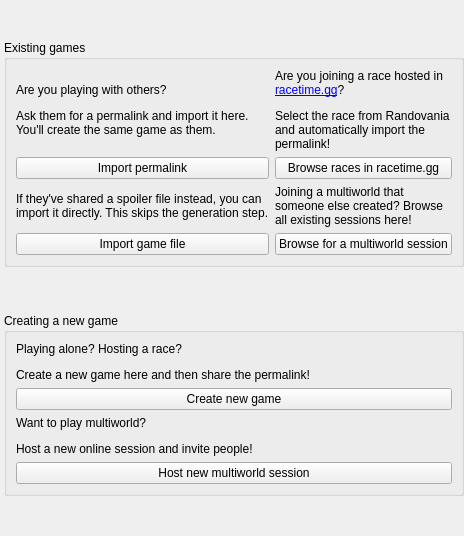
      <widget class="QWidget" name="tab_play">
       <attribute name="title">
        <string>Play</string>
       </attribute>
       <layout class="QVBoxLayout" name="play_layout">
        <property name="leftMargin">
         <number>4</number>
        </property>
        <property name="topMargin">
         <number>0</number>
        </property>
        <property name="rightMargin">
         <number>0</number>
        </property>
        <property name="bottomMargin">
         <number>0</number>
        </property>
        <item>
         <spacer name="play_top_spacer">
          <property name="orientation">
           <enum>Qt::Vertical</enum>
          </property>
          <property name="sizeHint" stdset="0">
           <size>
            <width>20</width>
            <height>40</height>
           </size>
          </property>
         </spacer>
        </item>
        <item>
         <widget class="QGroupBox" name="play_existing_permalink_group">
          <property name="title">
           <string>Existing games</string>
          </property>
          <layout class="QGridLayout" name="play_existing_permalink_layout">
           <item row="1" column="0">
            <widget class="QPushButton" name="import_permalink_button">
             <property name="text">
              <string>Import permalink</string>
             </property>
            </widget>
           </item>
           <item row="3" column="1">
            <widget class="QPushButton" name="browse_sessions_button">
             <property name="text">
              <string>Browse for a multiworld session</string>
             </property>
            </widget>
           </item>
           <item row="0" column="0">
            <widget class="QLabel" name="import_permalink_label">
             <property name="text">
              <string>&lt;html&gt;&lt;head/&gt;&lt;body&gt;&lt;p&gt;Are you playing with others?&lt;/p&gt;&lt;p&gt;Ask them for a permalink and import it here. You'll create the same game as them.&lt;/p&gt;&lt;/body&gt;&lt;/html&gt;</string>
             </property>
             <property name="wordWrap">
              <bool>true</bool>
             </property>
            </widget>
           </item>
           <item row="2" column="0">
            <widget class="QLabel" name="import_game_file_label">
             <property name="text">
              <string>If they've shared a spoiler file instead, you can import it directly. This skips the generation step.</string>
             </property>
             <property name="wordWrap">
              <bool>true</bool>
             </property>
            </widget>
           </item>
           <item row="0" column="1">
            <widget class="QLabel" name="browse_racetime_label">
             <property name="text">
              <string>&lt;html&gt;&lt;head/&gt;&lt;body&gt;&lt;p&gt;Are you joining a race hosted in &lt;a href=&quot;https://racetime.gg/&quot;&gt;&lt;span style=&quot; text-decoration: underline; color:#0000ff;&quot;&gt;racetime.gg&lt;/span&gt;&lt;/a&gt;?&lt;/p&gt;&lt;p&gt;Select the race from Randovania and automatically import the permalink!&lt;/p&gt;&lt;/body&gt;&lt;/html&gt;</string>
             </property>
             <property name="textFormat">
              <enum>Qt::AutoText</enum>
             </property>
             <property name="wordWrap">
              <bool>true</bool>
             </property>
             <property name="openExternalLinks">
              <bool>true</bool>
             </property>
            </widget>
           </item>
           <item row="3" column="0">
            <widget class="QPushButton" name="import_game_file_button">
             <property name="text">
              <string>Import game file</string>
             </property>
            </widget>
           </item>
           <item row="1" column="1">
            <widget class="QPushButton" name="browse_racetime_button">
             <property name="text">
              <string>Browse races in racetime.gg</string>
             </property>
            </widget>
           </item>
           <item row="2" column="1">
            <widget class="QLabel" name="browse_sessions_label">
             <property name="text">
              <string>&lt;html&gt;&lt;head/&gt;&lt;body&gt;&lt;p&gt;Joining a multiworld that someone else created? Browse all existing sessions here!&lt;/p&gt;&lt;/body&gt;&lt;/html&gt;</string>
             </property>
             <property name="wordWrap">
              <bool>true</bool>
             </property>
            </widget>
           </item>
          </layout>
         </widget>
        </item>
        <item>
         <spacer name="play_middle_spacer">
          <property name="orientation">
           <enum>Qt::Vertical</enum>
          </property>
          <property name="sizeHint" stdset="0">
           <size>
            <width>20</width>
            <height>40</height>
           </size>
          </property>
         </spacer>
        </item>
        <item>
         <widget class="QGroupBox" name="play_new_game_group">
          <property name="title">
           <string>Creating a new game</string>
          </property>
          <layout class="QGridLayout" name="play_new_permalink_layout">
           <item row="2" column="0">
            <widget class="QLabel" name="host_new_game_label">
             <property name="text">
              <string>&lt;html&gt;&lt;head/&gt;&lt;body&gt;&lt;p&gt;Want to play multiworld?&lt;/p&gt;&lt;p&gt;Host a new online session and invite people!&lt;/p&gt;&lt;/body&gt;&lt;/html&gt;</string>
             </property>
             <property name="wordWrap">
              <bool>true</bool>
             </property>
            </widget>
           </item>
           <item row="0" column="0">
            <widget class="QLabel" name="create_new_seed_label">
             <property name="text">
              <string>&lt;html&gt;&lt;head/&gt;&lt;body&gt;&lt;p&gt;Playing alone? Hosting a race?&lt;/p&gt;&lt;p&gt;Create a new game here and then share the permalink!&lt;/p&gt;&lt;/body&gt;&lt;/html&gt;</string>
             </property>
            </widget>
           </item>
           <item row="1" column="0">
            <widget class="QPushButton" name="create_new_seed_button">
             <property name="text">
              <string>Create new game</string>
             </property>
            </widget>
           </item>
           <item row="3" column="0">
            <widget class="QPushButton" name="host_new_game_button">
             <property name="text">
              <string>Host new multiworld session</string>
             </property>
            </widget>
           </item>
          </layout>
         </widget>
        </item>
        <item>
         <spacer name="play_bottom_spacer">
          <property name="orientation">
           <enum>Qt::Vertical</enum>
          </property>
          <property name="sizeHint" stdset="0">
           <size>
            <width>20</width>
            <height>40</height>
           </size>
          </property>
         </spacer>
        </item>
       </layout>
      </widget>
